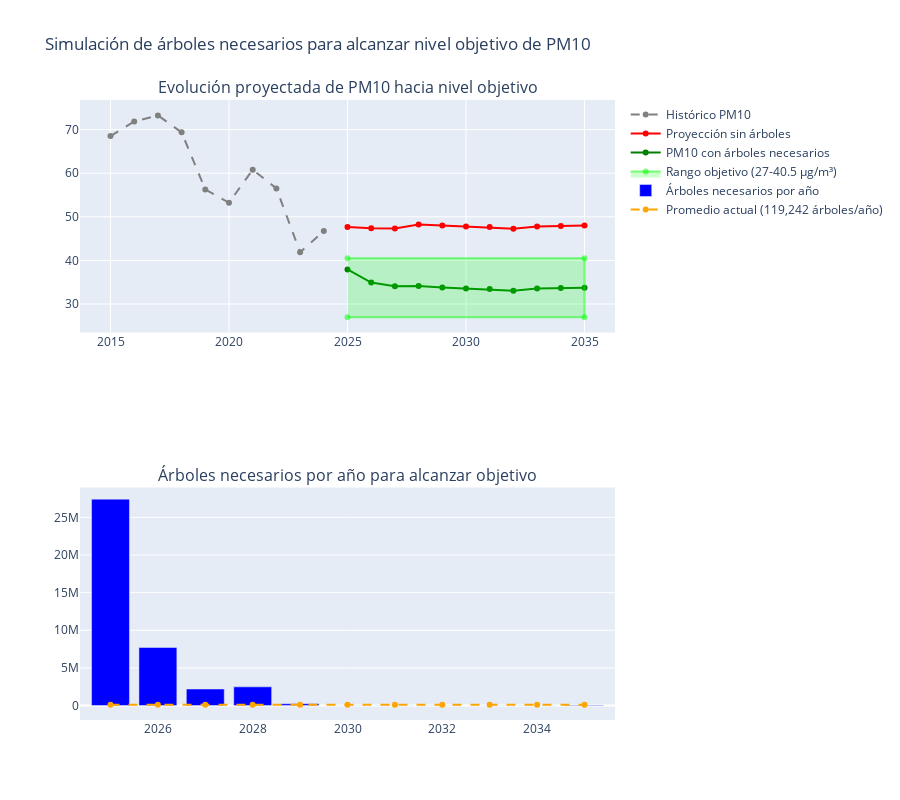

Notebook code cell kept with this figure:
### Code cell
# Crear datos para predicción
df_prediccion = crear_datos_prediccion(2025, 2035)

# Calcular árboles necesarios para alcanzar el objetivo de PM10
arboles_necesarios, arboles_acumulados, pm10_proyectado, pred_base = calcular_arboles_necesarios(
    df_prediccion, target_pm10=(TARGET_PM10_MIN + TARGET_PM10_MAX) / 2
)

# También simular escenarios con cantidades fijas para comparación
escenarios_arboles = [120000, 200000, 300000, 400000, 500000]
_, resultados_escenarios = simular_escenarios_multiple(df_prediccion, escenarios_arboles=escenarios_arboles)

# Crear visualización para árboles necesarios
fig1 = make_subplots(rows=2, cols=1,
                    subplot_titles=('Evolución proyectada de PM10 hacia nivel objetivo',
                                  'Árboles necesarios por año para alcanzar objetivo'))

# Añadir datos históricos
fig1.add_trace(
    go.Scatter(x=list(historico_pm10.keys()),
               y=list(historico_pm10.values()),
               name='Histórico PM10',
               line=dict(color='gray', dash='dash')),
    row=1, col=1
)

# Añadir línea de predicción base
años_proyeccion = list(pm10_proyectado.keys())
fig1.add_trace(
    go.Scatter(x=años_proyeccion,
               y=[np.mean(pred_base[df_prediccion['AÑO'] == año]) for año in años_proyeccion],
               name='Proyección sin árboles',
               line=dict(color='red')),
    row=1, col=1
)

# Añadir línea de PM10 con árboles necesarios
fig1.add_trace(
    go.Scatter(x=años_proyeccion,
               y=list(pm10_proyectado.values()),
               name='PM10 con árboles necesarios',
               line=dict(color='green')),
    row=1, col=1
)

# Área objetivo de PM10
fig1.add_trace(
    go.Scatter(
        x=[años_proyeccion[0], años_proyeccion[-1], años_proyeccion[-1], años_proyeccion[0]],
        y=[TARGET_PM10_MIN, TARGET_PM10_MIN, TARGET_PM10_MAX, TARGET_PM10_MAX],
        fill='toself',
        fillcolor='rgba(0,255,0,0.2)',
        line=dict(color='rgba(0,255,0,0.5)'),
        name=f'Rango objetivo ({TARGET_PM10_MIN}-{TARGET_PM10_MAX} µg/m³)'
    ),
    row=1, col=1
)

# Añadir barras de árboles necesarios por año
fig1.add_trace(
    go.Bar(x=años_proyeccion,
           y=list(arboles_necesarios.values()),
           name='Árboles necesarios por año',
           marker_color='blue'),
    row=2, col=1
)

# Añadir línea de referencia para el promedio actual
fig1.add_trace(
    go.Scatter(x=años_proyeccion,
               y=[ARBOLES_PROMEDIO] * len(años_proyeccion),
               name=f'Promedio actual ({int(ARBOLES_PROMEDIO):,} árboles/año)',
               line=dict(color='orange', dash='dash')),
    row=2, col=1
)

# Actualizar diseño
fig1.update_layout(
    title='Simulación de árboles necesarios para alcanzar nivel objetivo de PM10',
    height=800,
    showlegend=True
)

fig1.show()

### Figure 1 — Plotly figure (JSON) as saved in the notebook; plotly's stock layout.template omitted (floating-point values rounded to 4 significant figures)
{"data": [{"line": {"color": "gray", "dash": "dash"}, "name": "Histórico PM10", "type": "scatter", "x": [2015, 2016, 2017, 2018, 2019, 2020, 2021, 2022, 2023, 2024], "xaxis": "x", "y": [68.51, 71.85, 73.25, 69.36, 56.26, 53.22, 60.8, 56.51, 41.89, 46.72], "yaxis": "y"}, {"line": {"color": "red"}, "name": "Proyección sin árboles", "type": "scatter", "x": [2025, 2026, 2027, 2028, 2029, 2030, 2031, 2032, 2033, 2034, 2035], "xaxis": "x", "y": [47.65, 47.4, 47.33, 48.26, 48.0, 47.77, 47.65, 47.27, 47.77, 47.89, 48.0], "yaxis": "y"}, {"line": {"color": "green"}, "name": "PM10 con árboles necesarios", "type": "scatter", "x": [2025, 2026, 2027, 2028, 2029, 2030, 2031, 2032, 2033, 2034, 2035], "xaxis": "x", "y": [37.92, 34.92, 34.08, 34.13, 33.79, 33.56, 33.44, 33.06, 33.56, 33.68, 33.76], "yaxis": "y"}, {"fill": "toself", "fillcolor": "rgba(0,255,0,0.2)", "line": {"color": "rgba(0,255,0,0.5)"}, "name": "Rango objetivo (27-40.5 µg/m³)", "type": "scatter", "x": [2025, 2035, 2035, 2025], "xaxis": "x", "y": [27, 27, 40.5, 40.5], "yaxis": "y"}, {"marker": {"color": "blue"}, "name": "Árboles necesarios por año", "type": "bar", "x": [2025, 2026, 2027, 2028, 2029, 2030, 2031, 2032, 2033, 2034, 2035], "xaxis": "x2", "y": [27422076, 7714663, 2191044, 2481042, 232243, 0, 0, 0, 0, 0, 69673], "yaxis": "y2"}, {"line": {"color": "orange", "dash": "dash"}, "name": "Promedio actual (119,242 árboles/año)", "type": "scatter", "x": [2025, 2026, 2027, 2028, 2029, 2030, 2031, 2032, 2033, 2034, 2035], "xaxis": "x2", "y": [119242, 119242, 119242, 119242, 119242, 119242, 119242, 119242, 119242, 119242, 119242], "yaxis": "y2"}], "layout": {"annotations": [{"font": {"size": 16}, "showarrow": false, "text": "Evolución proyectada de PM10 hacia nivel objetivo", "x": 0.5, "xanchor": "center", "xref": "paper", "y": 1, "yanchor": "bottom", "yref": "paper"}, {"font": {"size": 16}, "showarrow": false, "text": "Árboles necesarios por año para alcanzar objetivo", "x": 0.5, "xanchor": "center", "xref": "paper", "y": 0.375, "yanchor": "bottom", "yref": "paper"}], "height": 800, "showlegend": true, "title": {"text": "Simulación de árboles necesarios para alcanzar nivel objetivo de PM10"}, "xaxis": {"anchor": "y", "domain": [0, 1]}, "xaxis2": {"anchor": "y2", "domain": [0, 1]}, "yaxis": {"anchor": "x", "domain": [0.625, 1]}, "yaxis2": {"anchor": "x2", "domain": [0, 0.375]}}}
